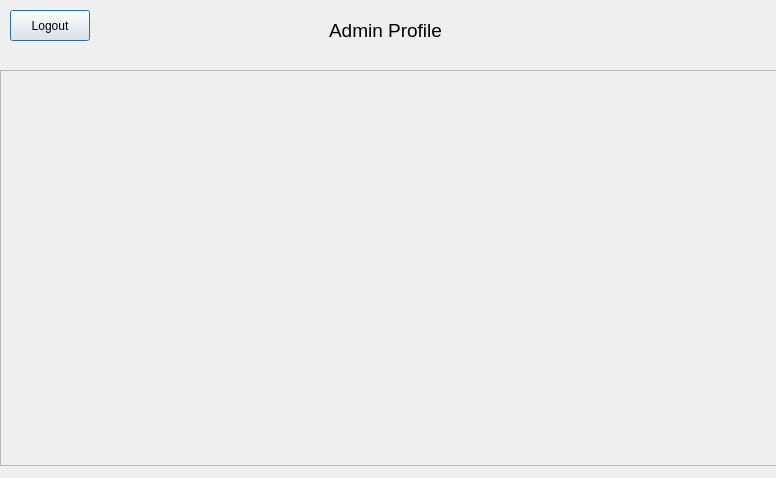
<?xml version="1.0" encoding="UTF-8"?>
<ui version="4.0">
 <class>Admin_Profile</class>
 <widget class="QDialog" name="Admin_Profile">
  <property name="windowModality">
   <enum>Qt::NonModal</enum>
  </property>
  <property name="geometry">
   <rect>
    <x>0</x>
    <y>0</y>
    <width>776</width>
    <height>478</height>
   </rect>
  </property>
  <property name="acceptDrops">
   <bool>false</bool>
  </property>
  <property name="windowTitle">
   <string>Admin Profile</string>
  </property>
  <property name="windowOpacity">
   <double>1.000000000000000</double>
  </property>
  <property name="autoFillBackground">
   <bool>false</bool>
  </property>
  <property name="sizeGripEnabled">
   <bool>false</bool>
  </property>
  <property name="modal">
   <bool>false</bool>
  </property>
  <widget class="QLabel" name="label">
   <property name="geometry">
    <rect>
     <x>0</x>
     <y>10</y>
     <width>771</width>
     <height>41</height>
    </rect>
   </property>
   <property name="font">
    <font>
     <pointsize>14</pointsize>
    </font>
   </property>
   <property name="text">
    <string>Admin Profile</string>
   </property>
   <property name="alignment">
    <set>Qt::AlignCenter</set>
   </property>
  </widget>
  <widget class="QPushButton" name="pushButton_logout">
   <property name="geometry">
    <rect>
     <x>10</x>
     <y>10</y>
     <width>80</width>
     <height>31</height>
    </rect>
   </property>
   <property name="text">
    <string>Logout</string>
   </property>
  </widget>
  <widget class="QStackedWidget" name="stackedWidget">
   <property name="geometry">
    <rect>
     <x>0</x>
     <y>70</y>
     <width>781</width>
     <height>401</height>
    </rect>
   </property>
   <property name="currentIndex">
    <number>1</number>
   </property>
   <widget class="QWidget" name="page">
    <widget class="QPushButton" name="pushButton_userReports">
     <property name="geometry">
      <rect>
       <x>330</x>
       <y>100</y>
       <width>101</width>
       <height>91</height>
      </rect>
     </property>
     <property name="text">
      <string>User Reports</string>
     </property>
    </widget>
    <widget class="QPushButton" name="pushButton_log">
     <property name="geometry">
      <rect>
       <x>470</x>
       <y>100</y>
       <width>101</width>
       <height>91</height>
      </rect>
     </property>
     <property name="text">
      <string>Log</string>
     </property>
    </widget>
    <widget class="QPushButton" name="pushButton_users">
     <property name="geometry">
      <rect>
       <x>190</x>
       <y>100</y>
       <width>101</width>
       <height>91</height>
      </rect>
     </property>
     <property name="text">
      <string>Users</string>
     </property>
    </widget>
   </widget>
   <widget class="QWidget" name="page_2">
    <property name="styleSheet">
     <string notr="true"/>
    </property>
    <layout class="QGridLayout" name="gridLayout">
     <property name="leftMargin">
      <number>0</number>
     </property>
     <property name="topMargin">
      <number>0</number>
     </property>
     <property name="rightMargin">
      <number>0</number>
     </property>
     <property name="bottomMargin">
      <number>5</number>
     </property>
     <property name="horizontalSpacing">
      <number>5</number>
     </property>
     <item row="0" column="0">
      <widget class="QScrollArea" name="scrollArea">
       <property name="widgetResizable">
        <bool>true</bool>
       </property>
       <widget class="QWidget" name="scrollAreaWidgetContents">
        <property name="geometry">
         <rect>
          <x>0</x>
          <y>0</y>
          <width>779</width>
          <height>394</height>
         </rect>
        </property>
        <widget class="QWidget" name="layoutWidget">
         <property name="geometry">
          <rect>
           <x>20</x>
           <y>0</y>
           <width>731</width>
           <height>391</height>
          </rect>
         </property>
         <layout class="QFormLayout" name="formLayout">
          <property name="sizeConstraint">
           <enum>QLayout::SetNoConstraint</enum>
          </property>
          <property name="fieldGrowthPolicy">
           <enum>QFormLayout::ExpandingFieldsGrow</enum>
          </property>
          <property name="rowWrapPolicy">
           <enum>QFormLayout::WrapAllRows</enum>
          </property>
          <property name="horizontalSpacing">
           <number>2</number>
          </property>
          <property name="verticalSpacing">
           <number>5</number>
          </property>
         </layout>
        </widget>
       </widget>
      </widget>
     </item>
    </layout>
   </widget>
   <widget class="QWidget" name="page_3"/>
   <widget class="QWidget" name="page_4"/>
   <widget class="QWidget" name="page_5"/>
   <widget class="QWidget" name="page_6"/>
   <widget class="QWidget" name="page_7"/>
  </widget>
 </widget>
 <resources/>
 <connections/>
</ui>
